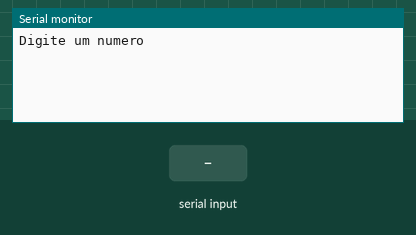
Recording of a sketch running on a simulated Arduino Uno, built with avr-gcc and run on an emulated ATmega328P. On the bench: the last lines printed to the serial monitor. Inputs (shaded band) come from the test bench.

Above: at 1.2 s.
1.3 s: "90,45\n" received over Serial
At 1.9 s:
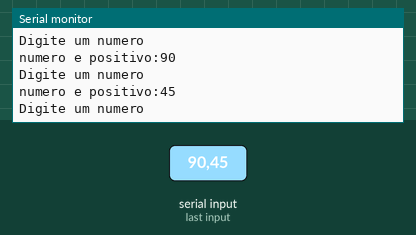
2.8 s: "30,150\n" received over Serial
At 5.3 s:
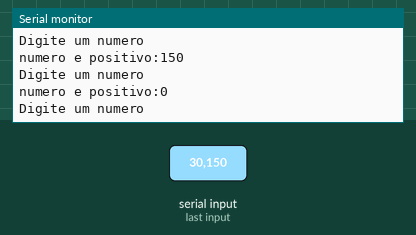
Timing chart, 0 to 6.8 s (numbered marks = the images above; inputs shaded):
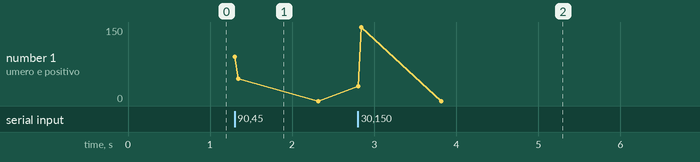

Measured:
- after the input at 1.3 s, the serial monitor: prints a new line at once (image 1)
- after the input at 2.8 s, the serial monitor: prints a new line at once (image 2)

The sketch:

Exerc_cios_11.ino
```cpp
//Faça um programa que receba um número inteiro do usuário e informe se este
//número é positivo ou negativo.
//Variaveis
 int numero;


void setup()
{
 Serial.begin(9600);
}

void loop()
{
  Serial.println("Digite um numero");//pergunta a idade do usuário
  while( ! Serial.available()){}//Aguarda o usuário digitar (para o loop)
  numero = Serial.parseInt();

   if(numero >= 0){
     Serial.println("numero e positivo:"  + String (numero));
  }else {
     Serial.println("numero e negativo");
   }

}
```
